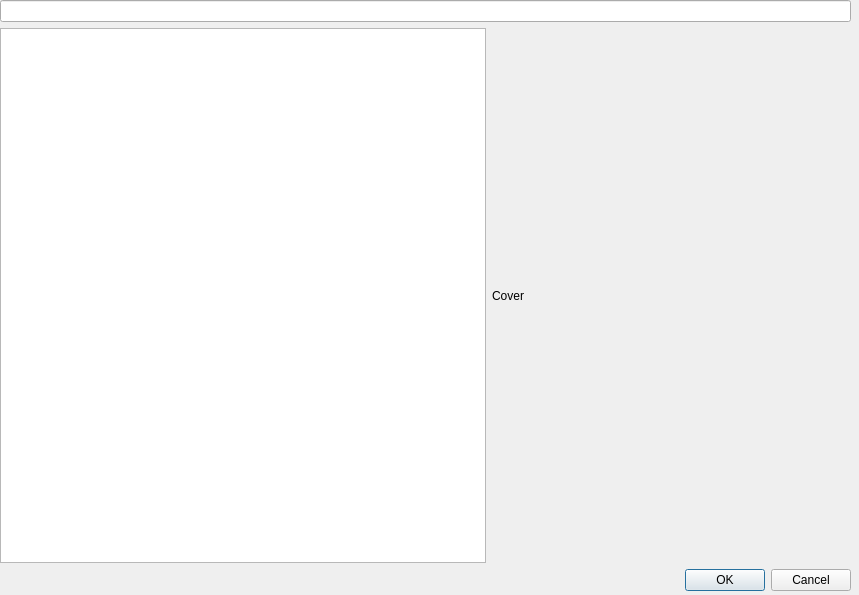
<?xml version="1.0" encoding="UTF-8"?>
<ui version="4.0">
 <class>SearchUI</class>
 <widget class="QDialog" name="SearchUI">
  <property name="geometry">
   <rect>
    <x>0</x>
    <y>0</y>
    <width>859</width>
    <height>595</height>
   </rect>
  </property>
  <property name="windowTitle">
   <string>Dialog</string>
  </property>
  <widget class="QWidget" name="verticalLayoutWidget">
   <property name="geometry">
    <rect>
     <x>0</x>
     <y>0</y>
     <width>851</width>
     <height>591</height>
    </rect>
   </property>
   <layout class="QVBoxLayout" name="verticalLayout_2">
    <item>
     <widget class="QLineEdit" name="txtSearchBar"/>
    </item>
    <item>
     <layout class="QHBoxLayout" name="horizontalLayout">
      <item>
       <widget class="QListWidget" name="listResults"/>
      </item>
      <item>
       <widget class="QLabel" name="imgCover">
        <property name="minimumSize">
         <size>
          <width>359</width>
          <height>479</height>
         </size>
        </property>
        <property name="text">
         <string>Cover</string>
        </property>
       </widget>
      </item>
     </layout>
    </item>
    <item>
     <widget class="QDialogButtonBox" name="buttonBox">
      <property name="orientation">
       <enum>Qt::Horizontal</enum>
      </property>
      <property name="standardButtons">
       <set>QDialogButtonBox::Cancel|QDialogButtonBox::Ok</set>
      </property>
     </widget>
    </item>
   </layout>
  </widget>
 </widget>
 <resources/>
 <connections>
  <connection>
   <sender>buttonBox</sender>
   <signal>rejected()</signal>
   <receiver>SearchUI</receiver>
   <slot>reject()</slot>
   <hints>
    <hint type="sourcelabel">
     <x>316</x>
     <y>260</y>
    </hint>
    <hint type="destinationlabel">
     <x>286</x>
     <y>274</y>
    </hint>
   </hints>
  </connection>
  <connection>
   <sender>buttonBox</sender>
   <signal>accepted()</signal>
   <receiver>SearchUI</receiver>
   <slot>accept()</slot>
   <hints>
    <hint type="sourcelabel">
     <x>248</x>
     <y>254</y>
    </hint>
    <hint type="destinationlabel">
     <x>157</x>
     <y>274</y>
    </hint>
   </hints>
  </connection>
 </connections>
</ui>
